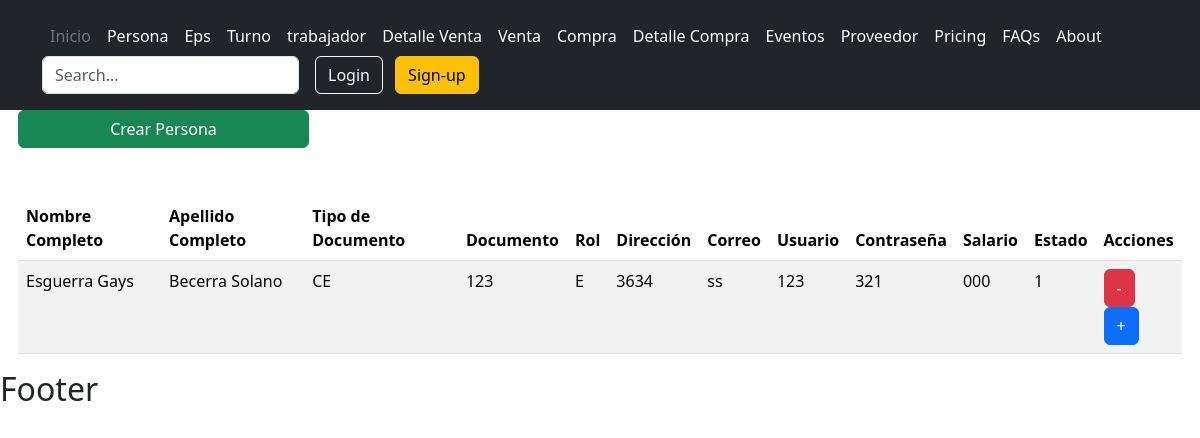
/usuarios/persona/, run on an earlier commit of the app's database.
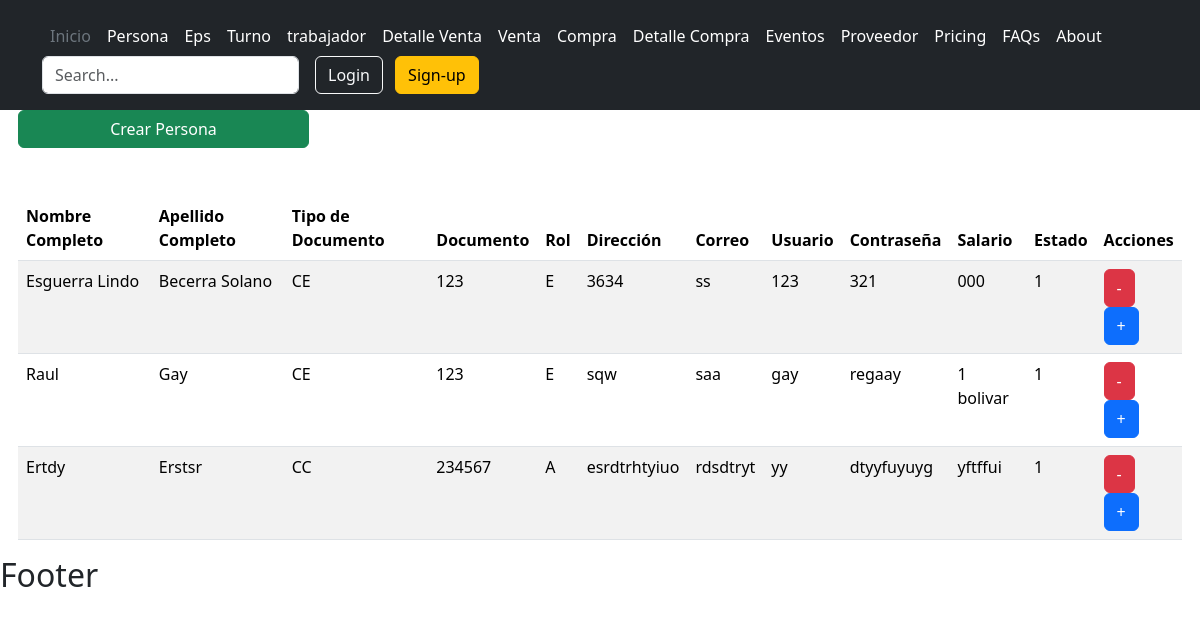
And on a later commit of the database.
### usuario/models.py (models this page shows, shortened)
class Persona(models.Model):
    nombre= models.CharField(max_length=45,verbose_name="Nombres Completo:")
    apellido= models.CharField(max_length=45,verbose_name="Apellidos Completos:")
    class TipoDocumento(models.TextChoices):
        CEDULA='CC',_("Cédula")
        CEDULA_EXTRANJERIA='CE',_("Cédula de Extrangería")
    tipo_documento=models.CharField(max_length=2,choices=TipoDocumento.choices,verbose_name="Tipo de Documento:")
    documento=models.PositiveIntegerField(verbose_name="Documento:")
    class Rol(models.TextChoices):
        INSTRUCTOR='E',_("Empleado")
        APRENDIZ='A',_("Administrador")
    rol=models.CharField(max_length=1,choices=Rol.choices,verbose_name="Rol:")
    direccion=models.CharField(max_length=45,verbose_name="Dirección:")
    correo=models.CharField(max_length=45,verbose_name="Correo electronico:")
    usuario=models.CharField(max_length=45,verbose_name="Usuario:")
    contrasena=models.CharField(max_length=45,verbose_name="Contraseña:")
    salario=models.CharField(max_length=45,verbose_name="Salario:")
    class Estado(models.TextChoices):
        ACTIVO='1',_("Activo")
        INACTIVO='0',_("Inactivo")
    estado=models.CharField(max_length=1,choices=Estado.choices,default=Estado.ACTIVO,verbose_name="Estado")
    class Meta:
        verbose_name_plural = "Personas"

### usuario/views.py (the view)
# urls.py: path('persona/', persona_listar, name="persona" ),
def persona_listar(request):
    titulo="Persona"
    persona= Persona.objects.all()
    context={
        "titulo":titulo,
        "personas":persona
    }
    return render(request,"usuarios/persona/listar.html", context)

### base/templates/usuarios/persona/listar.html
{% extends 'partials/body.html' %}
{% block contenido %}
<a href="{% url 'persona-crear' %}" class="btn btn-success w-25"
  >Crear {{titulo}}</a
>
<table class="table table-striped table-hover">
  <thead>
    <tr>
      <th>Nombre Completo</th>
      <th>Apellido Completo</th>
      <th>Tipo de Documento</th>
      <th>Documento</th>
      <th>Rol</th>
      <th>Dirección</th>
      <th>Correo</th>
      <th>Usuario</th>
      <th>Contraseña</th>
      <th>Salario</th>
      <th>Estado</th>
      <th>Acciones</th>
    </tr>
  </thead>
  <tbody>
    {% for persona in personas %} {% if persona.estado != "0" %}
    <tr>
      <td>{{persona.nombre}}</td>
      <td>{{persona.apellido}}</td>
      <td>{{persona.tipo_documento}}</td>
      <td>{{persona.documento}}</td>
      <td>{{persona.rol}}</td>
      <td>{{persona.direccion}}</td>
      <td>{{persona.correo}}</td>
      <td>{{persona.usuario}}</td>
      <td>{{persona.contrasena}}</td>
      <td>{{persona.salario}}</td>
      <td>{{persona.estado}}</td>
      <td>
        <a
          class="btn btn-danger"
          href="{% url 'persona-eliminar' persona.id %}"
          >-</a
        >
        <a
          class="btn btn-primary"
          href="{% url 'persona-modificar' persona.id %}"
          >+</a
        >
      </td>
    </tr>
    {% endif %} {% endfor %}
  </tbody>
</table>
{% endblock contenido %}

### base/templates/partials/body.html (shortened to what this page needs)
{% load static %}
{% load django_bootstrap5 %}
<!DOCTYPE html>
<html lang="es">
  <head>
    {% bootstrap_css %} {% bootstrap_javascript %}
    <link
      rel="stylesheet"
      type="text/css"
      href="//cdn.jsdelivr.net/npm/slick-carousel@1.8.1/slick/slick.css"
    />
    <link rel="stylesheet" href="{% static 'js/SweetAlert2/sweetalert2.min.css' %}">
  </head>
  <body>
    {% include 'partials/header.html' %}
    <div class="container">
      <div class="row g-5">{% block contenido %} {% endblock contenido %}</div>
    </div>
    {% include 'partials/footer.html' %}
  </body>
</html>

### base/templates/partials/header.html (shortened to what this page needs)
{% load static %}
<header class="p-3 bg-dark text-white">
  <div class="container">
    <div
      class="d-flex flex-wrap align-items-center justify-content-center justify-content-lg-start"
    >
      <ul
        class="nav col-12 col-lg-auto me-lg-auto mb-2 justify-content-center mb-md-0"
      >
        <li>
          <a href="{% url 'index' %}" class="nav-link px-2 text-secondary"
            >Inicio</a
          >
        </li>
        <li>
          <a href="{% url 'persona' %}" class="nav-link px-2 text-white"
            >Persona</a
          >
        </li>
        <li>
          <a href="{% url 'eps' %}" class="nav-link px-2 text-white">Eps</a>
        </li>
        <li>
          <a href="{% url 'turno' %}" class="nav-link px-2 text-white">Turno</a>
        </li>
        <li>
          <a href="{% url 'trabajador' %}" class="nav-link px-2 text-white" >trabajador</a>
        </li>
        <li>
          <a href="{% url 'detalle_venta' %}" class="nav-link px-2 text-white">Detalle Venta</a>
        </li>
        <li>
          <a href="{% url 'venta' %}" class="nav-link px-2 text-white">Venta</a>
        </li>
        <li>
          <a href="{% url 'compra' %}" class="nav-link px-2 text-white">Compra</a>
        </li>
        <li>
          <a href="{% url 'detalle_compra' %}" class="nav-link px-2 text-white">Detalle Compra</a>
        </li>
        <li>
          <a href="{% url 'evento' %}" class="nav-link px-2 text-white">Eventos</a>
        </li>
        <li>
          <a href="{% url 'proveedor' %}" class="nav-link px-2 text-white">Proveedor</a>
        </li>
        <li><a href="#" class="nav-link px-2 text-white">Pricing</a></li>
        <li><a href="#" class="nav-link px-2 text-white">FAQs</a></li>
        <li><a href="#" class="nav-link px-2 text-white">About</a></li>
      </ul>
      <form class="col-12 col-lg-auto mb-3 mb-lg-0 me-lg-3">
        <input
          type="search"
          class="form-control form-control-dark"
          placeholder="Search..."
          aria-label="Search"
        />
      </form>
      <div class="text-end">
        <button type="button" class="btn btn-outline-light me-2">Login</button>
        <button type="button" class="btn btn-warning">Sign-up</button>
      </div>
    </div>
  </div>
</header>

### base/templates/partials/footer.html (shortened to what this page needs)
<h2>Footer</h2>

### base/templates/partials/scripts.html (shortened to what this page needs)
{% load static %}

What changed in the data, as far as the page shows it:
changed Persona "Becerra Solano": nombre "Esguerra Gays" → "Esguerra Lindo"
added Persona: nombre "Raul", apellido "Gay", tipo_documento "CE", documento "123", rol "E", direccion "sqw", correo "saa", usuario "gay", contrasena "regaay", salario "1 bolivar", estado "1"
added Persona: nombre "Ertdy", apellido "Erstsr", tipo_documento "CC", documento "234567", rol "A", direccion "esrdtrhtyiuo", correo "rdsdtryt", usuario "yy", contrasena "dtyyfuyuyg", salario "yftffui", estado "1"
